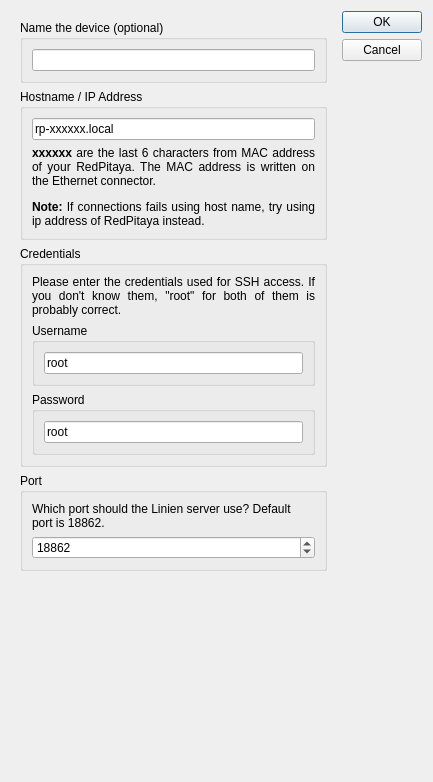
<?xml version="1.0" encoding="UTF-8"?>
<ui version="4.0">
 <class>NewDeviceDialog</class>
 <widget class="QDialog" name="NewDeviceDialog">
  <property name="geometry">
   <rect>
    <x>0</x>
    <y>0</y>
    <width>433</width>
    <height>782</height>
   </rect>
  </property>
  <property name="windowTitle">
   <string>Dialog</string>
  </property>
  <layout class="QHBoxLayout" name="horizontalLayout">
   <item>
    <widget class="QWidget" name="newDeviceDialogCenter" native="true">
     <layout class="QHBoxLayout" name="horizontalLayout_3">
      <item>
       <layout class="QVBoxLayout" name="verticalLayout">
        <item>
         <widget class="QGroupBox" name="groupBox_4">
          <property name="sizePolicy">
           <sizepolicy hsizetype="Preferred" vsizetype="Maximum">
            <horstretch>0</horstretch>
            <verstretch>0</verstretch>
           </sizepolicy>
          </property>
          <property name="title">
           <string>Name the device (optional)</string>
          </property>
          <layout class="QVBoxLayout" name="verticalLayout_5">
           <item>
            <widget class="QLineEdit" name="deviceName"/>
           </item>
          </layout>
         </widget>
        </item>
        <item>
         <widget class="QGroupBox" name="groupBox">
          <property name="sizePolicy">
           <sizepolicy hsizetype="Preferred" vsizetype="Maximum">
            <horstretch>0</horstretch>
            <verstretch>0</verstretch>
           </sizepolicy>
          </property>
          <property name="title">
           <string>Hostname / IP Address</string>
          </property>
          <layout class="QVBoxLayout" name="verticalLayout_2">
           <item>
            <widget class="QLineEdit" name="host">
             <property name="text">
              <string>rp-xxxxxx.local</string>
             </property>
            </widget>
           </item>
           <item>
            <widget class="QLabel" name="explain_host">
             <property name="text">
              <string>&lt;html&gt;&lt;head/&gt;&lt;body&gt;&lt;p&gt;&lt;span style=&quot; font-weight:600;&quot;&gt;xxxxxx&lt;/span&gt; are the last 6 characters from MAC address of your RedPitaya. The MAC address is written on the Ethernet connector.&lt;/p&gt;&lt;p&gt;&lt;span style=&quot; font-weight:600;&quot;&gt;Note:&lt;/span&gt; If connections fails using host name, try using ip address of RedPitaya instead.&lt;/p&gt;&lt;/body&gt;&lt;/html&gt;</string>
             </property>
             <property name="alignment">
              <set>Qt::AlignJustify|Qt::AlignVCenter</set>
             </property>
             <property name="wordWrap">
              <bool>true</bool>
             </property>
            </widget>
           </item>
          </layout>
         </widget>
        </item>
        <item>
         <widget class="QGroupBox" name="groupBox_6">
          <property name="sizePolicy">
           <sizepolicy hsizetype="Preferred" vsizetype="Maximum">
            <horstretch>0</horstretch>
            <verstretch>0</verstretch>
           </sizepolicy>
          </property>
          <property name="title">
           <string>Credentials</string>
          </property>
          <layout class="QVBoxLayout" name="verticalLayout_7">
           <item>
            <widget class="QLabel" name="label">
             <property name="text">
              <string>Please enter the credentials used for SSH access. If you don't know them, &quot;root&quot; for both of them is probably correct.</string>
             </property>
             <property name="alignment">
              <set>Qt::AlignJustify|Qt::AlignVCenter</set>
             </property>
             <property name="wordWrap">
              <bool>true</bool>
             </property>
            </widget>
           </item>
           <item>
            <widget class="QGroupBox" name="groupBox_2">
             <property name="sizePolicy">
              <sizepolicy hsizetype="Preferred" vsizetype="Maximum">
               <horstretch>0</horstretch>
               <verstretch>0</verstretch>
              </sizepolicy>
             </property>
             <property name="title">
              <string>Username</string>
             </property>
             <layout class="QVBoxLayout" name="verticalLayout_3">
              <item>
               <widget class="QLineEdit" name="username">
                <property name="text">
                 <string>root</string>
                </property>
               </widget>
              </item>
             </layout>
            </widget>
           </item>
           <item>
            <widget class="QGroupBox" name="groupBox_3">
             <property name="title">
              <string>Password</string>
             </property>
             <layout class="QVBoxLayout" name="verticalLayout_4">
              <item>
               <widget class="QLineEdit" name="password">
                <property name="sizePolicy">
                 <sizepolicy hsizetype="Expanding" vsizetype="Fixed">
                  <horstretch>0</horstretch>
                  <verstretch>0</verstretch>
                 </sizepolicy>
                </property>
                <property name="text">
                 <string>root</string>
                </property>
               </widget>
              </item>
             </layout>
            </widget>
           </item>
          </layout>
         </widget>
        </item>
        <item>
         <widget class="QGroupBox" name="groupBox_5">
          <property name="sizePolicy">
           <sizepolicy hsizetype="Preferred" vsizetype="Maximum">
            <horstretch>0</horstretch>
            <verstretch>0</verstretch>
           </sizepolicy>
          </property>
          <property name="title">
           <string>Port</string>
          </property>
          <layout class="QVBoxLayout" name="verticalLayout_6">
           <item>
            <widget class="QLabel" name="label_2">
             <property name="text">
              <string>Which port should the Linien server use? Default port is 18862.</string>
             </property>
             <property name="wordWrap">
              <bool>true</bool>
             </property>
            </widget>
           </item>
           <item>
            <widget class="QSpinBox" name="port">
             <property name="minimum">
              <number>1025</number>
             </property>
             <property name="maximum">
              <number>65535</number>
             </property>
             <property name="value">
              <number>18862</number>
             </property>
            </widget>
           </item>
          </layout>
         </widget>
        </item>
        <item>
         <spacer name="verticalSpacer">
          <property name="orientation">
           <enum>Qt::Vertical</enum>
          </property>
          <property name="sizeHint" stdset="0">
           <size>
            <width>20</width>
            <height>40</height>
           </size>
          </property>
         </spacer>
        </item>
       </layout>
      </item>
     </layout>
    </widget>
   </item>
   <item>
    <widget class="QDialogButtonBox" name="buttonBox">
     <property name="autoFillBackground">
      <bool>false</bool>
     </property>
     <property name="styleSheet">
      <string notr="true"/>
     </property>
     <property name="orientation">
      <enum>Qt::Vertical</enum>
     </property>
     <property name="standardButtons">
      <set>QDialogButtonBox::Cancel|QDialogButtonBox::Ok</set>
     </property>
    </widget>
   </item>
  </layout>
 </widget>
 <resources/>
 <connections>
  <connection>
   <sender>buttonBox</sender>
   <signal>accepted()</signal>
   <receiver>NewDeviceDialog</receiver>
   <slot>accept()</slot>
   <hints>
    <hint type="sourcelabel">
     <x>248</x>
     <y>254</y>
    </hint>
    <hint type="destinationlabel">
     <x>157</x>
     <y>274</y>
    </hint>
   </hints>
  </connection>
  <connection>
   <sender>buttonBox</sender>
   <signal>rejected()</signal>
   <receiver>NewDeviceDialog</receiver>
   <slot>reject()</slot>
   <hints>
    <hint type="sourcelabel">
     <x>316</x>
     <y>260</y>
    </hint>
    <hint type="destinationlabel">
     <x>286</x>
     <y>274</y>
    </hint>
   </hints>
  </connection>
  <connection>
   <sender>buttonBox</sender>
   <signal>accepted()</signal>
   <receiver>NewDeviceDialog</receiver>
   <slot>add_new_device()</slot>
   <hints>
    <hint type="sourcelabel">
     <x>264</x>
     <y>102</y>
    </hint>
    <hint type="destinationlabel">
     <x>158</x>
     <y>171</y>
    </hint>
   </hints>
  </connection>
 </connections>
 <slots>
  <slot>add_new_device()</slot>
  <slot>slot2()</slot>
 </slots>
</ui>
